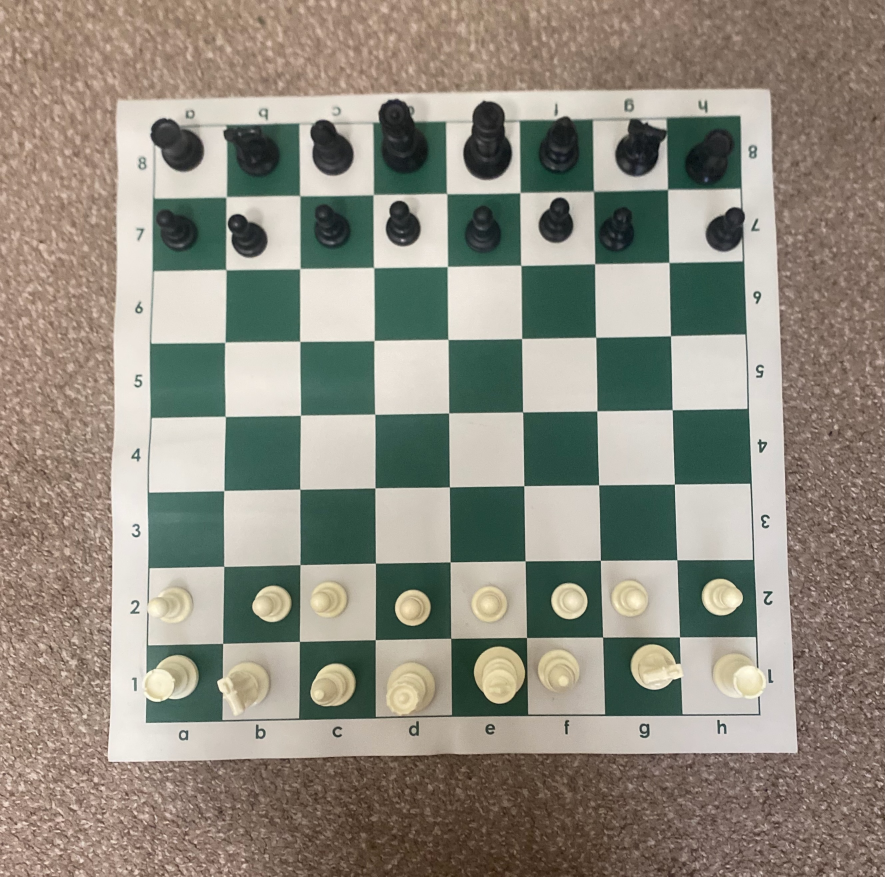
#> input picture data/testing/board_images/test.jpeg, 2655 x 2630 px (shown at 1/3 size); its folder holds only this picture in this run
$ jupyter execute --allow-errors 01_initial_exploration.ipynb
#> lines starting #> are read from the running program, lines starting #| are printed output that depends on the picture; after the words box and inside, x2 and y2 are one past the last pixel; in counts of white or black regions, pixels touching at a corner belong together
#> further down, image is the input picture: shape (2630, 2655, 3); mean B, G, R 127.5, 139.8, 144.3
#> `grayscale = cv.cvtColor(image, cv.COLOR_BGR2GRAY)`:
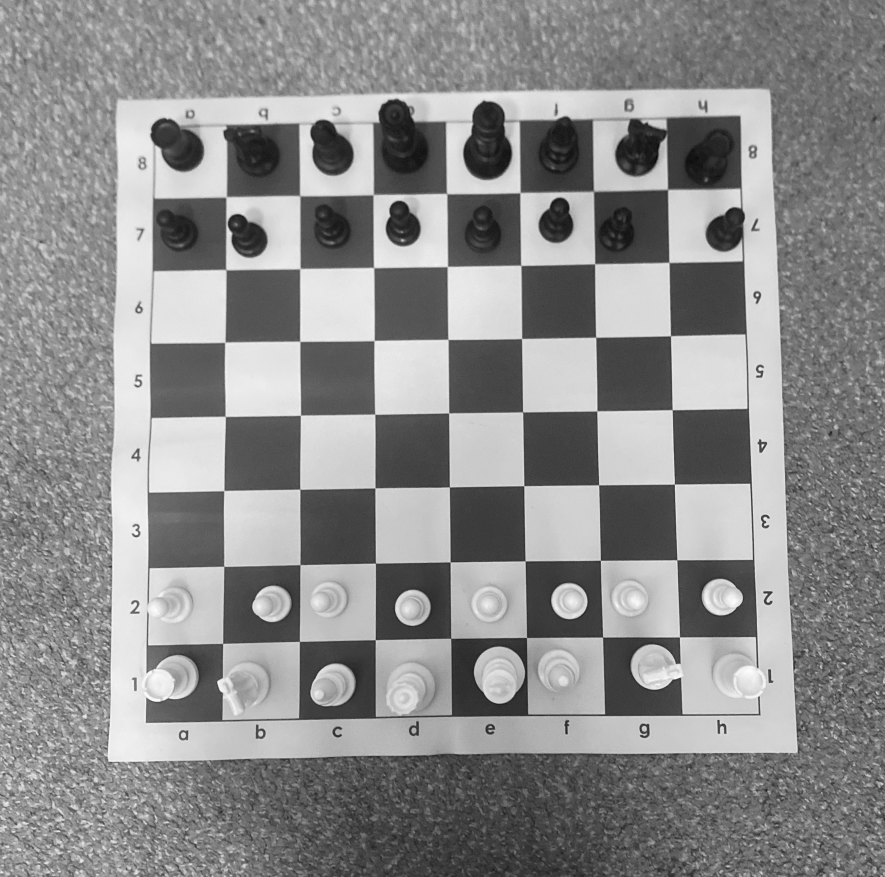
#> grayscale: shape (2630, 2655) (shown at 1/3 size); min 1, max 255, mean 139.7
#> `edges = cv.Canny(blur, 50, 100)`:
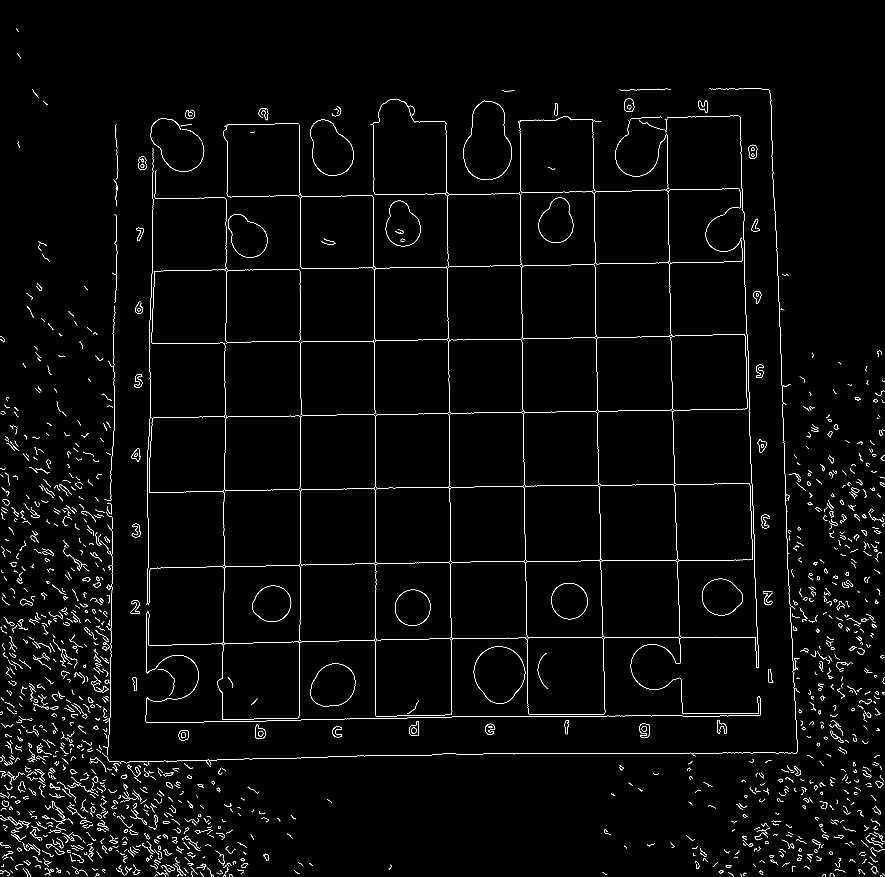
#> edges: shape (2630, 2655) (shown at 1/3 size); 1.4% white in thin lines or dots
#> `lines = cv.HoughLinesP(edges, 1, np.pi / 180, threshold=100, minLineLe..`: lines = 179 rows, first 6: [675, 812, 895, 808], [675, 1698, 1580, 1682], [897, 1470, 1801, 1454], [1777, 358, 1796, 1460], [1126, 1679, 1126, 1248], [901, 1713, 901, 1030]
[cell 1]
import cv2 as cv # openCV
from pathlib import Path
import numpy as np
import pandas as pd

kernel_size = 9
file_names = []

for file in Path("../data/testing/board_images").iterdir():
  if (file.name.endswith(".jpeg")):
     file_names.append(file.name)

#> (the rest of this cell did not finish here and is left out)

$ run again, on data/testing/board_images/empty_board.jpeg
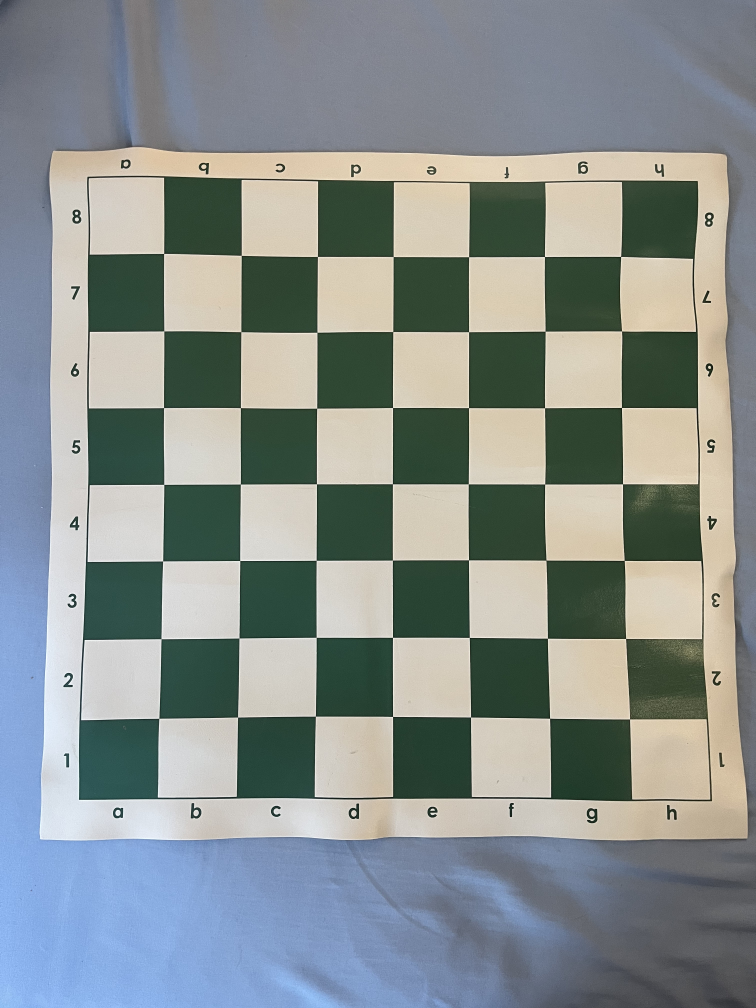
#> input picture data/testing/board_images/empty_board.jpeg, 3024 x 4032 px (shown at 1/4 size)
#> image is the input picture: shape (4032, 3024, 3); mean B, G, R 142.7, 143.5, 135.6
#> `grayscale = cv.cvtColor(image, cv.COLOR_BGR2GRAY)`:
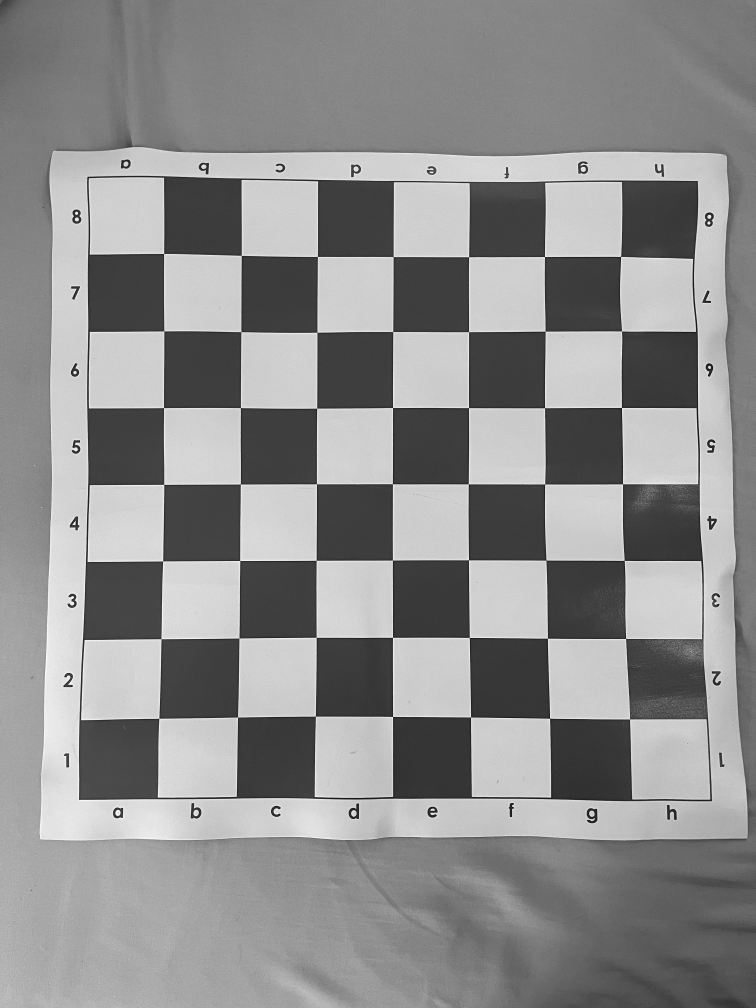
#> grayscale: shape (4032, 3024) (shown at 1/4 size); min 1, max 255, mean 141.1
#> `edges = cv.Canny(blur, 50, 100)`:
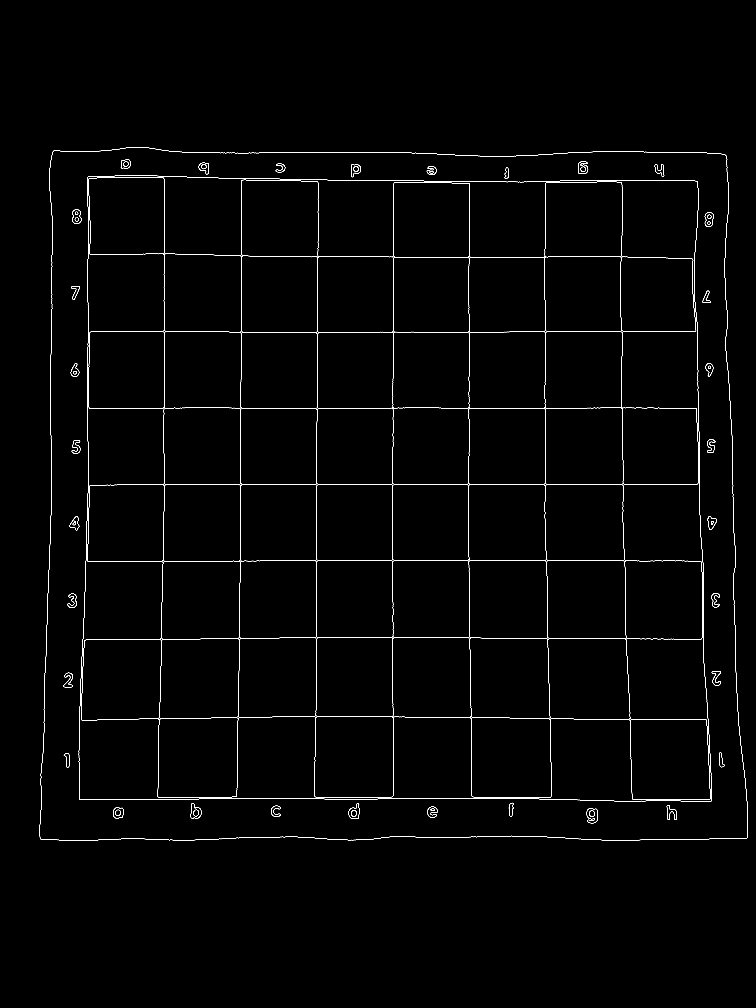
#> edges: shape (4032, 3024) (shown at 1/4 size); 0.55% white in thin lines or dots, all inside (x1, y1, x2, y2) = (158, 588, 2992, 3363)
#> lines = 229 rows, first 6: [958, 1937, 2931, 1937], [1571, 2863, 1571, 1513], [201, 1632, 358, 1632], [1495, 1632, 2921, 1632], [656, 1657, 656, 979], [1572, 3194, 1572, 2815]
